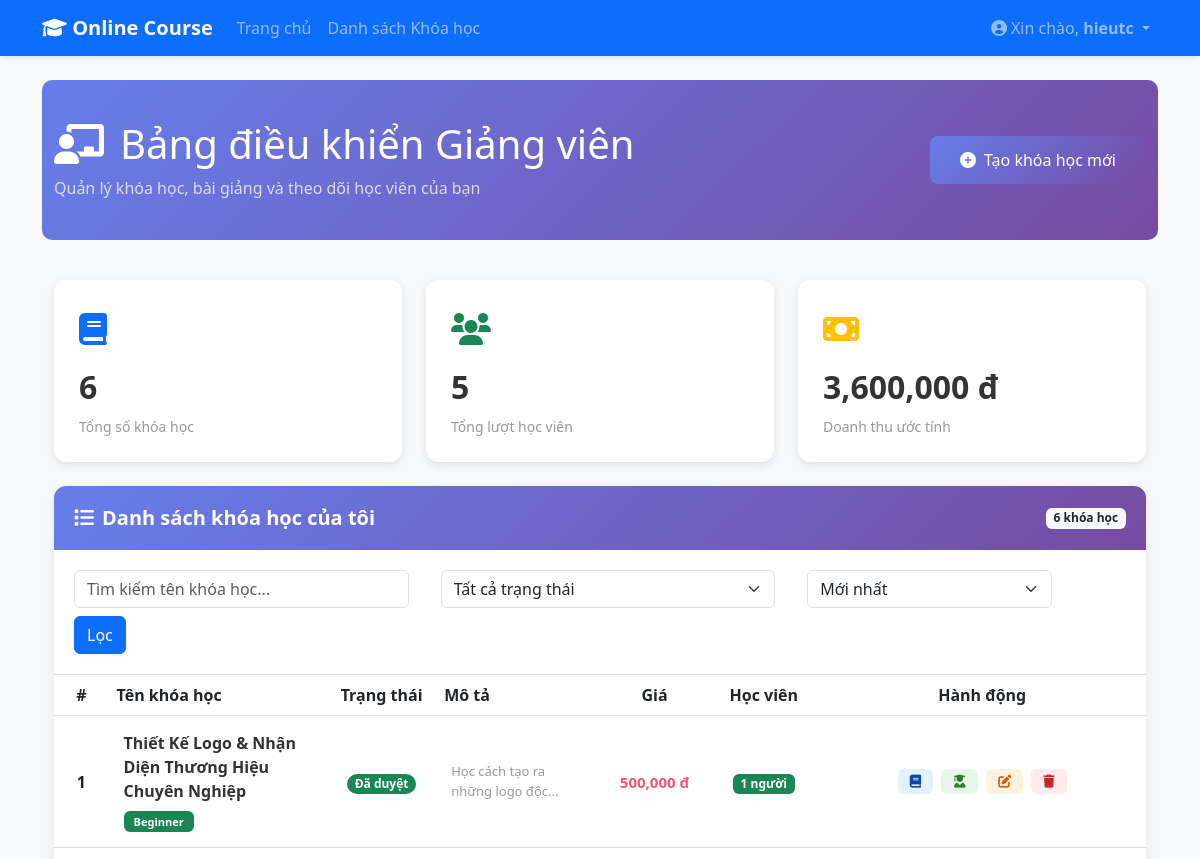
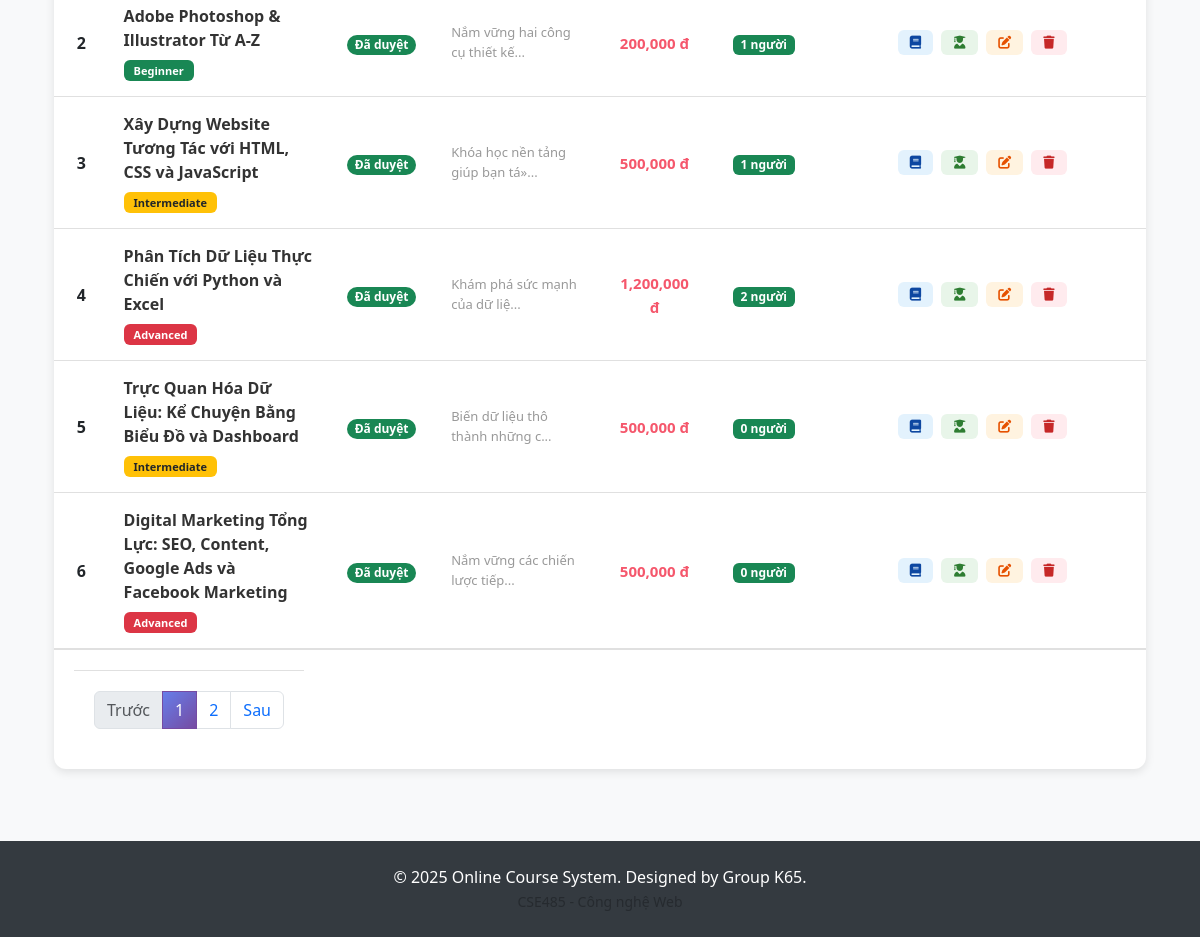
The app's page /index.php?controller=instructor&action=dashboard (signed in) with its own data (2 pictures, top to bottom).
### tables this page shows
CREATE TABLE `courses` (
  `id` int(11) NOT NULL,
  `title` varchar(255) NOT NULL,
  `description` text DEFAULT NULL,
  `instructor_id` int(11) DEFAULT NULL,
  `category_id` int(11) DEFAULT NULL,
  `price` decimal(10,2) DEFAULT 0.00,
  `duration_weeks` int(11) DEFAULT NULL,
  `level` varchar(50) DEFAULT NULL COMMENT 'Beginner, Intermediate, Advanced',
  `image` varchar(255) DEFAULT NULL,
  `created_at` datetime DEFAULT current_timestamp(),
  `updated_at` datetime DEFAULT current_timestamp() ON UPDATE current_timestamp(),
  `status` varchar(20) DEFAULT 'pending'
);

### controllers/InstructorController.php (called while the page is built, shortened)
<?php
require_once 'config/Database.php';
require_once 'models/Course.php';
class InstructorController {
    private $courseModel;
    public function __construct() {
        $database = new Database();
        $this->db = $database->connect();
        $this->courseModel = new Course($this->db);
    }
   public function dashboard() {
    $instructor_id = $_SESSION['user_id'];
    $keyword = isset($_GET['keyword']) ? htmlspecialchars($_GET['keyword']) : '';
    $status = isset($_GET['status']) ? htmlspecialchars($_GET['status']) : 'all';
    $sort = isset($_GET['sort']) ? htmlspecialchars($_GET['sort']) : 'newest';
    $courses = $this->courseModel->getCoursesByInstructor($instructor_id, $keyword, $status, $sort);
    include 'views/instructor/dashboard.php';
}
}
?>

### config/Database.php (called while the page is built, shortened)
<?php
class Database {
    private $host = 'localhost';
    private $db_name = 'onlinecourse';
    private $username = 'root';
    private $password = '';
    private $port = '3306';
    public function connect() {
        $this->conn = null;
        try {
            $dsn = "mysql:host=" . $this->host . ";port=" . $this->port . ";dbname=" . $this->db_name . ";charset=utf8mb4";
            $this->conn = new PDO($dsn, $this->username, $this->password);
            $this->conn->setAttribute(PDO::ATTR_ERRMODE, PDO::ERRMODE_EXCEPTION);
            $this->conn->setAttribute(PDO::ATTR_DEFAULT_FETCH_MODE, PDO::FETCH_ASSOC);
        } catch(PDOException $e) {
            echo "Lỗi kết nối: " . $e->getMessage();
        }
        return $this->conn;
    }
}
?>

### models/Course.php (called while the page is built, shortened)
<?php
class Course {
    private $conn;
    private $table = 'courses';
    public function __construct($db) {
        $this->conn = $db;
    }
public function getCoursesByInstructor($instructor_id, $keyword = '', $status = 'all', $sort = 'newest') {
    $query = "SELECT c.*, cat.name as category_name,
              (SELECT COUNT(*) FROM enrollments WHERE course_id = c.id) as student_count
              FROM " . $this->table . " c
              LEFT JOIN categories cat ON c.category_id = cat.id
              WHERE c.instructor_id = :instructor_id";
    switch ($sort) {
        default:           $query .= " ORDER BY c.created_at DESC"; break;
    }
    $stmt = $this->conn->prepare($query);
    $stmt->bindParam(':instructor_id', $instructor_id);
    $stmt->execute();
    return $stmt->fetchAll(PDO::FETCH_ASSOC);
}
}
?>

### views/instructor/dashboard.php (the view, shortened to what this page needs)
<?php include 'views/layouts/header.php'; ?>
<?php
$total_courses = count($courses);
$total_students = 0;
$total_revenue = 0;
foreach ($courses as $c) {
    $total_students += $c['student_count'];
    $total_revenue += ($c['price'] * $c['student_count']);
}
?>
<div class="instructor-header">
    <div class="container">
        <div class="row align-items-center">
            <div class="col-md-8">
                <h1 class="mb-2"><i class="fas fa-chalkboard-teacher me-3"></i>Bảng điều khiển Giảng viên</h1>
                <p class="mb-0 opacity-75">Quản lý khóa học, bài giảng và theo dõi học viên của bạn</p>
            </div>
            <div class="col-md-4 text-md-end">
                <a href="index.php?controller=instructor&action=create" class="btn btn-create">
                    <i class="fas fa-plus-circle me-2"></i>Tạo khóa học mới
                </a>
            </div>
        </div>
    </div>
</div>
<div class="container mb-5">
    <div class="row mb-4">
        <div class="col-md-4 mb-3 mb-md-0">
            <div class="stats-card">
                <div class="icon text-primary">
                    <i class="fas fa-book"></i>
                </div>
                <h3><?php echo $total_courses; ?></h3>
                <p>Tổng số khóa học</p>
            </div>
        </div>
        <div class="col-md-4 mb-3 mb-md-0">
            <div class="stats-card">
                <div class="icon text-success">
                    <i class="fas fa-users"></i>
                </div>
                <h3><?php echo $total_students; ?></h3>
                <p>Tổng lượt học viên</p>
            </div>
        </div>
        <div class="col-md-4 mb-3 mb-md-0">
            <div class="stats-card">
                <div class="icon text-warning">
                    <i class="fas fa-money-bill"></i>
                </div>
                <h3><?php echo number_format($total_revenue); ?> đ</h3>
                <p>Doanh thu ước tính</p>
            </div>
        </div>
    </div>
    <div class="table-container">
        <div class="table-header d-flex justify-content-between align-items-center">
            <h5 class="mb-0"><i class="fas fa-list me-2"></i>Danh sách khóa học của tôi</h5>
            <span class="badge bg-light text-dark"><?php echo $total_courses; ?> khóa học</span>
        </div>
        <div class="filter-section" style="margin: 0; border-radius: 0; box-shadow: none; border-bottom: 1px solid #e0e0e0;">
    <form action="index.php" method="GET">
        <div class="row gap-2">
            <div class="col-md-4">
                <input type="text"
                       class="form-control"
                       name="keyword"
                       value="<?= htmlspecialchars($keyword ?? '') ?>"
                       placeholder="Tìm kiếm tên khóa học...">
            </div>
            <div class="col-md-4">
                <select class="form-select" name="status" onchange="this.form.submit()">
                    <option value="all" <?= ($status == 'all') ? 'selected' : '' ?>>Tất cả trạng thái</option>
                </select>
            </div>
            <div class="col-md-3">
                <select class="form-select" name="sort" onchange="this.form.submit()">
                    <option value="newest" <?= ($sort == 'newest') ? 'selected' : '' ?>>Mới nhất</option>
                </select>
            </div>
            <div class="col-md-auto">
                <button type="submit" class="btn btn-primary" style="height: 100%;">Lọc</button>
            </div>
        </div>
    </form>
</div>
        <div class="table-responsive">
        <table class="table table-hover mb-0">
            <thead class="bg-light">
                <tr>
                    <th width="5%" class="text-center">#</th>
                    <th width="20%">Tên khóa học</th>
                    <th width="10%" class="text-center">Trạng thái</th>
                    <th width="15%">Mô tả</th>
                    <th width="10%" class="text-center">Giá</th>
                    <th width="10%" class="text-center">Học viên</th>
                    <th width="30%" class="text-center">Hành động</th>
                </tr>
            </thead>
            <tbody>
                <?php if (empty($courses)): ?>
                    <tr><td colspan="7" class="text-center py-5">Bạn chưa có khóa học nào.</td></tr>
                <?php else: ?>
                    <?php foreach ($courses as $index => $course):
                        $badge_class = 'bg-secondary';
                        if ($course['level'] == 'Beginner') $badge_class = 'bg-success';
                        elseif ($course['level'] == 'Intermediate') $badge_class = 'bg-warning text-dark';
                        elseif ($course['level'] == 'Advanced') $badge_class = 'bg-danger';
                        $status_label = 'Chờ duyệt';
                        $status_badge = 'bg-secondary';
                        $status = isset($course['status']) ? $course['status'] : 'pending';
                        if ($status == 'approved') {
                            $status_label = 'Đã duyệt';
                            $status_badge = 'bg-success';
                        } elseif ($status == 'rejected') {
                            $status_label = 'Từ chối';
                            $status_badge = 'bg-danger';
                        } else {
                            $status_label = 'Chờ duyệt';
                            $status_badge = 'bg-warning text-dark';
                        }
                    ?>
                    <tr class="course-row">
                        <td class="text-center fw-bold"><?php echo $index + 1; ?></td>
                        <td>
                            <div class="course-name"><?php echo htmlspecialchars($course['title']); ?></div>
                            <span class="badge badge-level <?php echo $badge_class; ?>">
                                <?php echo $course['level']; ?>
                            </span>
                        </td>
                        <td class="text-center">
                            <span class="badge rounded-pill <?php echo $status_badge; ?>">
                                <?php echo $status_label; ?>
                            </span>
                        </td>
                        <td>
                            <p class="course-description">
                                <?php echo substr(htmlspecialchars($course['description']), 0, 40) . '...'; ?>
                            </p>
                        </td>
                        <td class="text-center">
                            <span class="course-price"><?php echo number_format($course['price']); ?> đ</span>
                        </td>
                        <td class="text-center">
                            <span class="badge bg-success"><?php echo $course['student_count']; ?> người</span>
                        </td>
                        <td>
                            <div class="action-buttons" style="white-space: nowrap;">
                                <a href="index.php?controller=lesson&action=manage&course_id=<?php echo $course['id']; ?>"
                                   class="action-btn btn-manage-lessons"
                                   data-bs-toggle="tooltip" title="Quản lý bài giảng">
                                    <i class="fas fa-book"></i>
                                </a>
                                <a href="index.php?controller=instructor&action=students&course_id=<?php echo $course['id']; ?>"
                                   class="action-btn btn-view-students"
                                   style="background: #e8f5e9; color: #2e7d32;"
                                   data-bs-toggle="tooltip" title="Danh sách học viên">
                                    <i class="fas fa-user-graduate"></i>
                                </a>
                                <a href="index.php?controller=instructor&action=edit&id=<?php echo $course['id']; ?>"
                                   class="action-btn btn-edit"
                                   data-bs-toggle="tooltip" title="Chỉnh sửa">
                                    <i class="fas fa-edit"></i>
                                </a>
                                <a href="index.php?controller=instructor&action=delete&id=<?php echo $course['id']; ?>"
                                   class="action-btn btn-delete"
                                   onclick="return confirm('Bạn chắc chắn muốn xóa khóa học này?')"
                                   data-bs-toggle="tooltip" title="Xóa">
                                    <i class="fas fa-trash"></i>
                                </a>
                            </div>
                        </td>
                    </tr>
                    <?php endforeach; ?>
                <?php endif; ?>
            </tbody>
        </table>
    </div>
        <nav class="pagination" aria-label="Page navigation">
            <ul class="pagination justify-content-center mb-0">
                <li class="page-item disabled"><a class="page-link" href="#">Trước</a></li>
                <li class="page-item active"><a class="page-link" href="#">1</a></li>
                <li class="page-item"><a class="page-link" href="#">2</a></li>
                <li class="page-item"><a class="page-link" href="#">Sau</a></li>
            </ul>
        </nav>
    </div>
</div>
<?php include 'views/layouts/footer.php'; ?>

### assets/css/style.css (style rules this page uses)
body { display: flex; flex-direction: column; min-height: 100vh; background-color: #f8f9fa; }

### views/instructor/dashboard.php (style rules this page uses)
.instructor-header { background: linear-gradient(135deg, #667eea 0%, #764ba2 100%); color: white; padding: 40px 0; margin-bottom: 40px; border-radius: 10px; }
.stats-card { background: white; border-radius: 12px; padding: 25px; box-shadow: 0 3px 10px rgba(0, 0, 0, 0.1); transition: all 0.3s ease; height: 100%; }
.stats-card .icon { font-size: 32px; margin-bottom: 15px; }
.stats-card h3 { font-weight: bold; font-size: 32px; margin: 10px 0; color: #333; }
.stats-card p { color: #999; margin: 0; font-size: 14px; }
.table-container { background: white; border-radius: 12px; box-shadow: 0 3px 10px rgba(0, 0, 0, 0.1); overflow: hidden; }
.table-header { background: linear-gradient(135deg, #667eea 0%, #764ba2 100%); color: white; padding: 20px; border-bottom: none; }
.table-header h5 { margin: 0; font-weight: bold; }
.btn-create { background: linear-gradient(135deg, #667eea 0%, #764ba2 100%); border: none; color: white; padding: 12px 30px; border-radius: 8px; font-weight: 500; transition: all 0.3s ease; }
.course-row { border-bottom: 1px solid #e0e0e0; transition: all 0.3s ease; }
.course-row td { vertical-align: middle; padding: 15px; }
.course-name { font-weight: 600; color: #333; margin-bottom: 5px; }
.course-description { color: #999; font-size: 13px; margin: 0; }
.course-price { color: #f5576c; font-weight: bold; font-size: 15px; }
.action-buttons { display: flex; gap: 8px; justify-content: center; }
.action-btn { padding: 6px 12px; border-radius: 6px; border: none; font-size: 13px; transition: all 0.3s ease; cursor: pointer; display: inline-flex; align-items: center; gap: 5px; text-decoration: none; }
.btn-manage-lessons { background: #e3f2fd; color: #0d47a1; }
.btn-edit { background: #fff3e0; color: #e65100; }
.btn-delete { background: #ffebee; color: #c62828; }
.pagination { padding: 20px; border-top: 1px solid #e0e0e0; }
.page-item.active .page-link { background: linear-gradient(135deg, #667eea 0%, #764ba2 100%); border-color: #764ba2; }
.filter-section { background: white; padding: 20px; border-radius: 10px; margin-bottom: 30px; box-shadow: 0 2px 8px rgba(0, 0, 0, 0.08); }
.badge-level { font-size: 11px; padding: 5px 10px; }

### records on screen
courses: title "Thiết Kế Logo & Nhận Diện Thương Hiệu Chuyên Nghiệp", level "Beginner", status "Đã duyệt", description "Học cách tạo ra những logo độc", price "500,000", student_count "1"
courses: title "Adobe Photoshop & Illustrator Từ A-Z", level "Beginner", status "Đã duyệt", description "Nắm vững hai công cụ thiết kế", price "200,000", student_count "1"
courses: title "Xây Dựng Website Tương Tác với HTML, CSS và JavaScript", level "Intermediate", status "Đã duyệt", description "Khóa học nền tảng giúp bạn tá»", price "500,000", student_count "1"
courses: title "Phân Tích Dữ Liệu Thực Chiến với Python và Excel", level "Advanced", status "Đã duyệt", description "Khám phá sức mạnh của dữ liệ", price "1,200,000", student_count "2"
courses: title "Trực Quan Hóa Dữ Liệu: Kể Chuyện Bằng Biểu Đồ và Dashboard", level "Intermediate", status "Đã duyệt", description "Biến dữ liệu thô thành những c", price "500,000", student_count "0"
courses: title "Digital Marketing Tổng Lực: SEO, Content, Google Ads và Facebook Marketing", level "Advanced", status "Đã duyệt", description "Nắm vững các chiến lược tiếp", price "500,000", student_count "0"

### other values on screen
$_SESSION['username'] "hieutc"
$total_courses "6"
$total_students "5"
$total_revenue "3,600,000"
